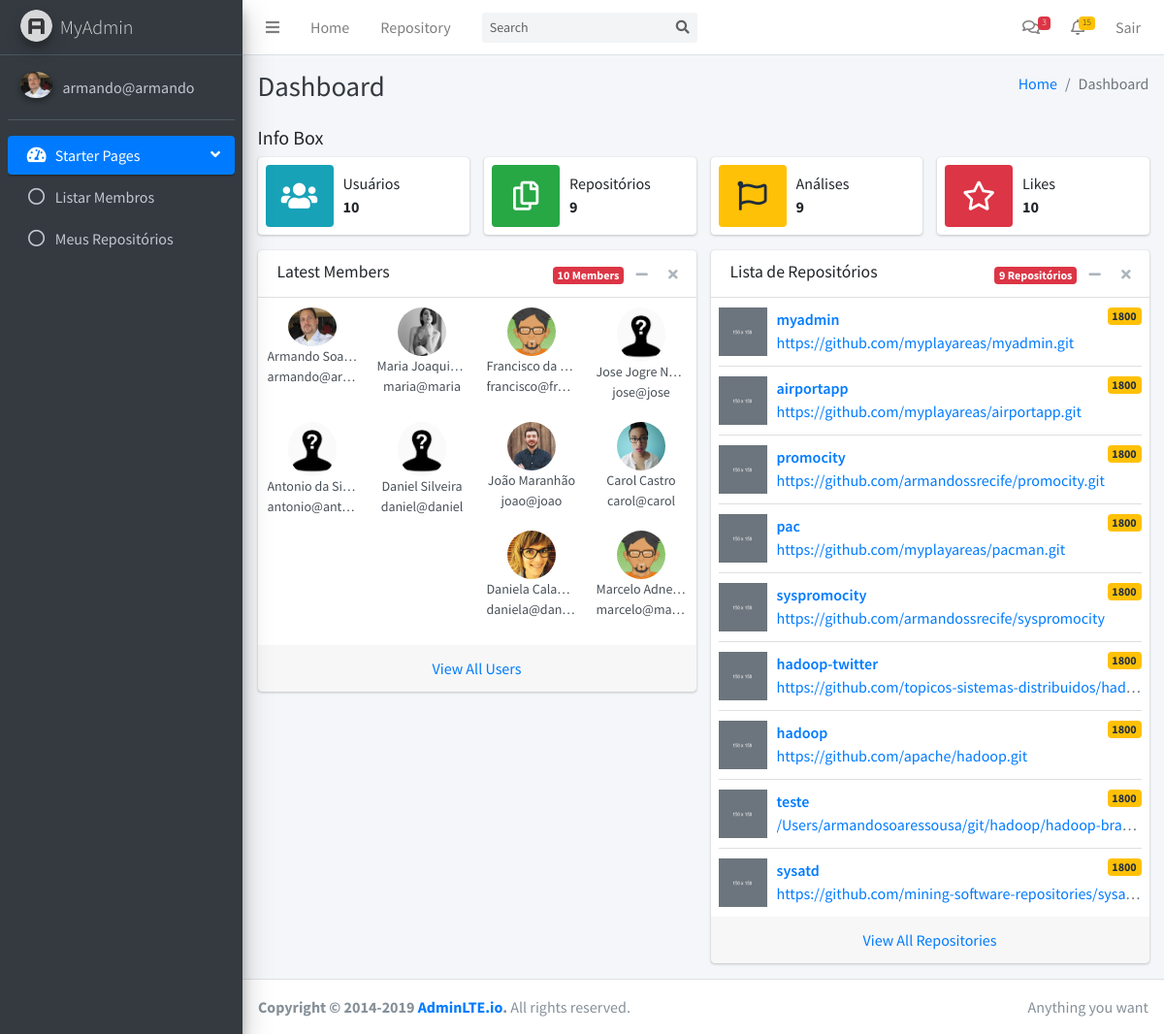
Screenshot of / (signed in) with the database file from the repository.
### tables this page shows
CREATE TABLE user (
  id INTEGER PRIMARY KEY AUTOINCREMENT,
  name TEXT, 
  username TEXT UNIQUE NOT NULL,
  email TEXT UNIQUE NOT NULL,
  password TEXT NOT NULL, 
  image TEXT
);

CREATE TABLE repository (
  id INTEGER PRIMARY KEY AUTOINCREMENT,
  name TEXT NOT NULL, 
  link TEXT NOT NULL,
  user_id INTEGER,
  creation_date timestamp,
  analysis_date timestamp,
  analysed INTEGER
);

### myapp/control/dashboard.py (the view)
@bp.route("/")
@login_required
def index():
    usuarios = lista_usuarios()
    quantidade_usuarios = len(usuarios)
    repositorios = lista_repositorios_usuario(g.user['id'])
    quantidade_repositorios = len(repositorios)
    return render_template("dashboard/starter.html", usuario = g.user['username'],
            profilePic=g.user['image'], titulo="Dashboard", usuarios = usuarios,
            repositorios = repositorios, quantidade_usuarios=quantidade_usuarios, quantidade_repositorios=quantidade_repositorios)

### myapp/config/db.py (called while the page is built)
def get_db():
    if 'db' not in g:
        g.db = sqlite3.connect(
            current_app.config['DATABASE'],
            detect_types=sqlite3.PARSE_DECLTYPES
        )
        g.db.row_factory = sqlite3.Row
    return g.db

### myapp/control/auth.py (called while the page is built)
def login_required(view):
    @functools.wraps(view)
    def wrapped_view(**kwargs):
        if g.user is None:
            return redirect(url_for("auth.login"))
        return view(**kwargs)
    return wrapped_view

@bp.before_app_request
def load_logged_in_user():
    user_id = session.get("user_id")
    if user_id is None:
        g.user = None
    else:
        g.user = ( get_db().execute("SELECT * FROM user WHERE id = ?", (user_id,)).fetchone() )

### myapp/control/dashboard.py (called while the page is built)
def lista_usuarios():
    db = get_db()
    query = "select * from user"
    usuarios = db.execute(query).fetchall()
    return usuarios

def lista_repositorios_usuario(id):
    db = get_db()
    query = "select * from repository where user_id = ?"
    repositorios = db.execute( query , (id,) ).fetchall()
    return repositorios

### myapp/templates/dashboard/starter.html
{% extends "base.html" %}
{% block conteudo %}
      <div class="container-fluid">
        <h5 class="mb-2">Info Box</h5>
        <div class="row">
          <div class="col-md-3 col-sm-6 col-12">
            <div class="info-box">
              <span class="info-box-icon bg-info"><i class="fas fa-users"></i></span>
              <div class="info-box-content">
                <span class="info-box-text">Usuários</span>
                <span class="info-box-number">{{ quantidade_usuarios }}</span>
              </div>
            </div>
          </div>
          <div class="col-md-3 col-sm-6 col-12">
            <div class="info-box">
              <span class="info-box-icon bg-success"><i class="far fa-copy"></i></span>
              <div class="info-box-content">
                <span class="info-box-text">Repositórios</span>
                <span class="info-box-number">{{ quantidade_repositorios }}</span>
              </div>
            </div>
          </div>
          <div class="col-md-3 col-sm-6 col-12">
            <div class="info-box">
              <span class="info-box-icon bg-warning"><i class="far fa-flag"></i></span>
              <div class="info-box-content">
                <span class="info-box-text">Análises</span>
                <span class="info-box-number"> {{ quantidade_repositorios }} </span>
              </div>
            </div>
          </div>
          <div class="col-md-3 col-sm-6 col-12">
            <div class="info-box">
              <span class="info-box-icon bg-danger"><i class="far fa-star"></i></span>
              <div class="info-box-content">
                <span class="info-box-text">Likes</span>
                <span class="info-box-number">{{ quantidade_usuarios }}</span>
              </div>
            </div>
          </div>
        </div>
        <div class="row">
          <div class="col-md-6">
            <div class="card">
              <div class="card-header">
                <h3 class="card-title">Latest Members</h3>
                <div class="card-tools">
                  <span class="badge badge-danger">{{ quantidade_usuarios }} Members</span>
                  <button type="button" class="btn btn-tool" data-card-widget="collapse"><i class="fas fa-minus"></i>
                  </button>
                  <button type="button" class="btn btn-tool" data-card-widget="remove"><i class="fas fa-times"></i>
                  </button>
                </div>
              </div>
              <div class="card-body p-0">
                <ul class="users-list clearfix">
                {% for item in usuarios%}
                  <li>
                    <img src="{{ url_for('static', filename='uploads/' + item["image"]) }}" alt="User Image" class="img-size-50">
                    <a class="users-list-name" href="#">{{ item["name"]}}</a>
                    <span class="users-list-name">{{ item["username"] }}</span>
                  </li>
                {% endfor %}
                </ul>
              </div>
              <div class="card-footer text-center">
                <a href="{{ url_for('usuario.listar') }}"> View All Users</a>
              </div>
            </div>
          </div>
          <div class="col-md-6">
            <div class="card">
              <div class="card-header">
                <h3 class="card-title">Lista de Repositórios</h3>
                <div class="card-tools">
                  <span class="badge badge-danger">{{ quantidade_repositorios }} Repositórios</span>
                  <button type="button" class="btn btn-tool" data-card-widget="collapse">
                    <i class="fas fa-minus"></i>
                  </button>
                  <button type="button" class="btn btn-tool" data-card-widget="remove">
                    <i class="fas fa-times"></i>
                  </button>
                </div>
              </div>
              <div class="card-body p-0">
                <ul class="products-list product-list-in-card pl-2 pr-2">
                {% for item in repositorios %}
                  <li class="item">
                    <div class="product-img">
                      <img src="/static/dist/img/default-150x150.png" alt="Product Image" class="img-size-50">
                    </div>
                    <div class="product-info">
                      <a href="javascript:void(0)" class="product-title">{{ item['name'] }}
                        <span class="badge badge-warning float-right">1800</span></a>
                      <span class="product-description">
                        <a href="{{ url_for('repositorio.visualizar', id=item["id"]) }}"> {{ item['link'] }} </a>
                      </span>
                    </div>
                  </li>
                  {% endfor %}
                </ul>
              </div>
              <div class="card-footer text-center">
                <a href="{{ url_for('repositorio.listar') }}">View All Repositories</a>
              </div>
            </div>
          </div>
        </div>
      </div>
{% endblock %}

### myapp/templates/base.html (shortened to what this page needs)
<!DOCTYPE html>
<html lang="en">
<head>
  <link rel="stylesheet" href="/static/plugins/fontawesome-free/css/all.min.css">
  <link rel="stylesheet" href="/static/dist/css/adminlte.min.css">
</head>
<body class="hold-transition sidebar-mini">
<div class="wrapper">
  <nav class="main-header navbar navbar-expand navbar-white navbar-light">
    <ul class="navbar-nav">
      <li class="nav-item">
        <a class="nav-link" data-widget="pushmenu" href="#" role="button"><i class="fas fa-bars"></i></a>
      </li>
      <li class="nav-item d-none d-sm-inline-block">
        <a href="/" class="nav-link">Home</a>
      </li>
      <li class="nav-item d-none d-sm-inline-block">
        <a href="#" class="nav-link">Repository</a>
      </li>
    </ul>
    <form class="form-inline ml-3">
      <div class="input-group input-group-sm">
        <input class="form-control form-control-navbar" type="search" placeholder="Search" aria-label="Search">
        <div class="input-group-append">
          <button class="btn btn-navbar" type="submit">
            <i class="fas fa-search"></i>
          </button>
        </div>
      </div>
    </form>
    <ul class="navbar-nav ml-auto">
      <li class="nav-item dropdown">
        <a class="nav-link" data-toggle="dropdown" href="#">
          <i class="far fa-comments"></i>
          <span class="badge badge-danger navbar-badge">3</span>
        </a>
      </li>
      <li class="nav-item dropdown">
        <a class="nav-link" data-toggle="dropdown" href="#">
          <i class="far fa-bell"></i>
          <span class="badge badge-warning navbar-badge">15</span>
        </a>
      </li>
      <li class="nav-item">
        <a class="nav-link"href="{{ url_for('auth.logout') }}">
          Sair
        </a>
      </li>
    </ul>
  </nav>
  <aside class="main-sidebar sidebar-dark-primary elevation-4">
    <a href="/" class="brand-link">
      <img src="/static/dist/img/AdminLTELogo.png" alt="AdminLTE Logo" class="brand-image img-circle elevation-3"
           style="opacity: .8">
      <span class="brand-text font-weight-light">MyAdmin</span>
    </a>
    <div class="sidebar">
      <div class="user-panel mt-3 pb-3 mb-3 d-flex">
        <div class="image">
          <img src="{{ url_for('static', filename='uploads/' + profilePic) }}" class="img-circle elevation-2" alt="User Image">
        </div>
        <div class="info">
          <a href="{{ url_for('dashboard.profile') }}" class="d-block">{{usuario}}</a>
        </div>
      </div>
      <nav class="mt-2">
        <ul class="nav nav-pills nav-sidebar flex-column" data-widget="treeview" role="menu" data-accordion="false">
          <li class="nav-item has-treeview menu-open">
            <a href="#" class="nav-link active">
              <i class="nav-icon fas fa-tachometer-alt"></i>
              <p>
                Starter Pages
                <i class="right fas fa-angle-left"></i>
              </p>
            </a>
            <ul class="nav nav-treeview">
              <li class="nav-item">
                <a href="{{ url_for('usuario.listar') }}" class="nav-link">
                  <i class="far fa-circle nav-icon"></i>
                  <p>Listar Membros</p>
                </a>
              </li>
              <li class="nav-item">
                <a href="{{ url_for('repositorio.listar') }}" class="nav-link">
                  <i class="far fa-circle nav-icon"></i>
                  <p>Meus Repositórios</p>
                </a>
              </li>
            </ul>
          </li>
        </ul>
      </nav>
    </div>
  </aside>
  <div class="content-wrapper">
    <div class="content-header">
      <div class="container-fluid">
        <div class="row mb-2">
          <div class="col-sm-6">
            <h1 class="m-0 text-dark">{{ titulo }}</h1>
          </div>
          <div class="col-sm-6">
            <ol class="breadcrumb float-sm-right">
              <li class="breadcrumb-item"><a href="#">Home</a></li>
              <li class="breadcrumb-item active">{{ titulo }}</li>
            </ol>
          </div>
        </div>
      </div>
    </div>
    <div class="content">
    {% block conteudo %}{% endblock %}
    </div>
  </div>
  <footer class="main-footer">
    <div class="float-right d-none d-sm-inline">
      Anything you want
    </div>
    <strong>Copyright &copy; 2014-2019 <a href="https://adminlte.io">AdminLTE.io</a>.</strong> All rights reserved.
  </footer>
</div>
</body>
</html>

### rows the page displays
user: image (picture), username "armando@armando", name "Armando Soa…", username "armando@ar…"
user: image (picture), name "Maria Joaqui…", username "maria@maria"
user: image (picture), name "Francisco da…", username "francisco@fr…"
user: image (placeholder picture), name "Jose Jogre N…", username "jose@jose"
user: image (placeholder picture), name "Antonio da Si…", username "antonio@ant…"
user: image (placeholder picture), name "Daniel Silveira", username "daniel@daniel"
user: image (picture), name "João Maranhão", username "joao@joao"
user: image (picture), name "Carol Castro", username "carol@carol"
user: image (picture), name "Daniela Cala…", username "daniela@dan…"
user: image (picture), name "Marcelo Adnet 1", username "marcelo@ma…"
repository: name "myadmin", link "https://github.com/myplayareas/myadmin.git"
repository: name "airportapp", link "https://github.com/myplayareas/airportapp.git"
repository: name "promocity", link "https://github.com/armandossrecife/promocity.git"
repository: name "pac", link "https://github.com/myplayareas/pacman.git"
repository: name "syspromocity", link "https://github.com/armandossrecife/syspromocity"
repository: name "hadoop-twitter", link "https://github.com/topicos-sistemas-distribuidos/had…"
repository: name "hadoop", link "https://github.com/apache/hadoop.git"
repository: name "teste", link "/Users/armandosoaressousa/git/hadoop/hadoop-bra…"
repository: name "sysatd", link "https://github.com/mining-software-repositories/sysa…"

### other values shown
{{ titulo }} "Dashboard"
{{ quantidade_usuarios }} "10"
{{ quantidade_repositorios }} "9"
